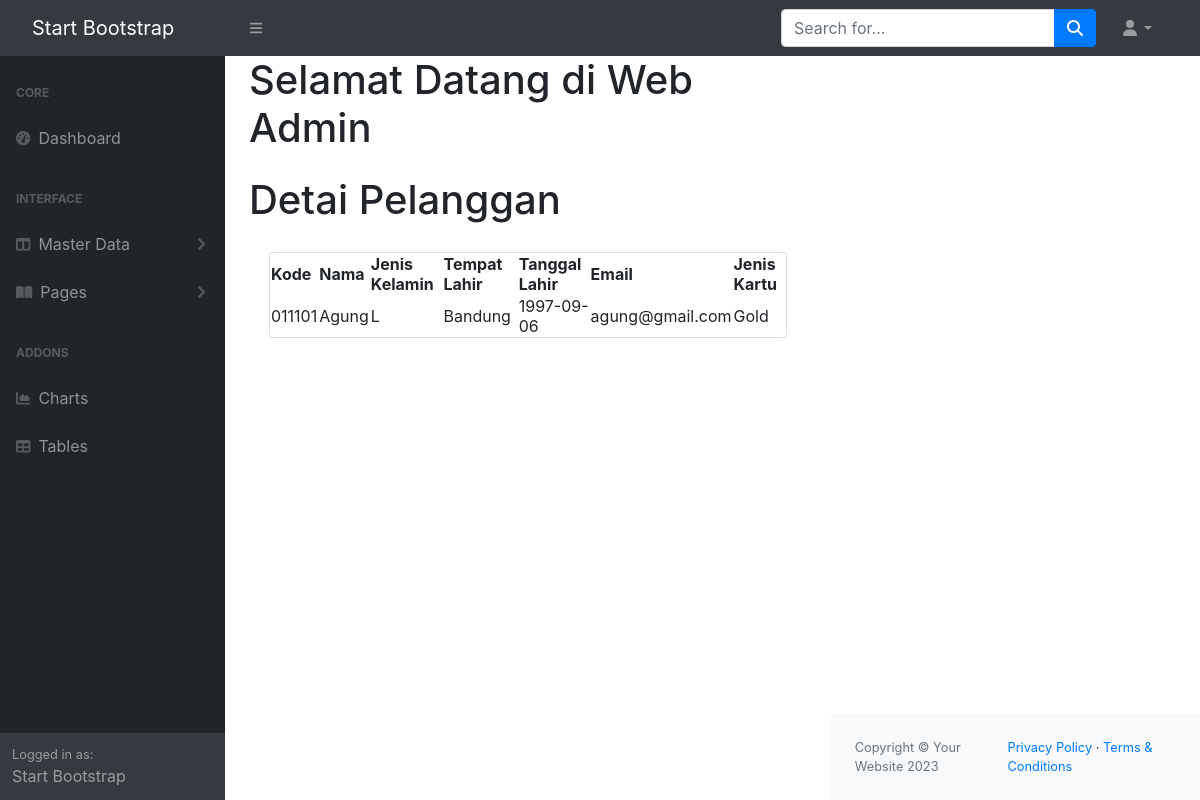
/admin/index.php?url=pelanggan_detail&id=1, run on the app's committed database.
### tables this page shows
CREATE TABLE `pelanggan` (
  `id` int(11) NOT NULL,
  `kode` varchar(10) DEFAULT NULL,
  `nama` varchar(50) DEFAULT NULL,
  `jk` char(1) DEFAULT NULL,
  `tmp_lahir` varchar(30) DEFAULT NULL,
  `tgl_lahir` date DEFAULT NULL,
  `email` varchar(30) DEFAULT NULL,
  `kartu_id` int(11) NOT NULL
);

CREATE TABLE `kartu` (
  `id` int(11) NOT NULL,
  `kode` varchar(10) DEFAULT NULL,
  `nama` varchar(30) NOT NULL,
  `diskon` double DEFAULT 0,
  `iuran` double DEFAULT 0
);

### admin/models/Pelanggan.php (called while the page is built, shortened)
<?php
class Pelanggan {
 private $koneksi;
 public function __construct(){
    global $dbh;
    $this->koneksi = $dbh;
}
public function getPelanggan($id){
    $sql = "SELECT pelanggan.*, kartu.nama as kartu FROM pelanggan INNER JOIN
    kartu ON kartu.id = pelanggan.kartu_id WHERE pelanggan.id = ?";
    $ps = $this->koneksi->prepare($sql);
    $ps->execute([$id]);
    $rs = $ps->fetch();
    return $rs;
}
}
?>

### admin/pelanggan_detail.php (the view)
<?php
$id = $_REQUEST['id'];
$model = new Pelanggan();
$pelanggan = $model->getPelanggan($id);
?>
<h1 class="mt-4">Detai Pelanggan</h1>
<div class="card-body">
    <div class="card mb-4">
        <table id="datatablesSimple">
            <thead>
                <tr>
                    <th>Kode</th>
                    <th>Nama </th>
                    <th>Jenis Kelamin</th>
                    <th>Tempat Lahir</th>
                    <th>Tanggal Lahir</th>
                    <th>Email</th>
                    <th>Jenis Kartu</th>
                </tr>
            </thead>
                <tbody>
                    <tr>
                        <td><?= $pelanggan['kode']?></td>
                        <td><?= $pelanggan['nama']?></td>
                        <td><?= $pelanggan['jk']?></td>
                        <td><?= $pelanggan['tmp_lahir']?></td>
                        <td><?= $pelanggan['tgl_lahir']?></td>
                        <td><?= $pelanggan['email']?></td>
                        <td><?= $pelanggan['kartu']?></td>
                    </tr>
            </tbody>
        </table>
    </div>
</div>

### data on the page
pelanggan: kode "011101", nama "Agung", jk "L", tmp_lahir "Bandung", tgl_lahir "1997-09-06", email "agung@gmail.com", kartu.nama "Gold"
